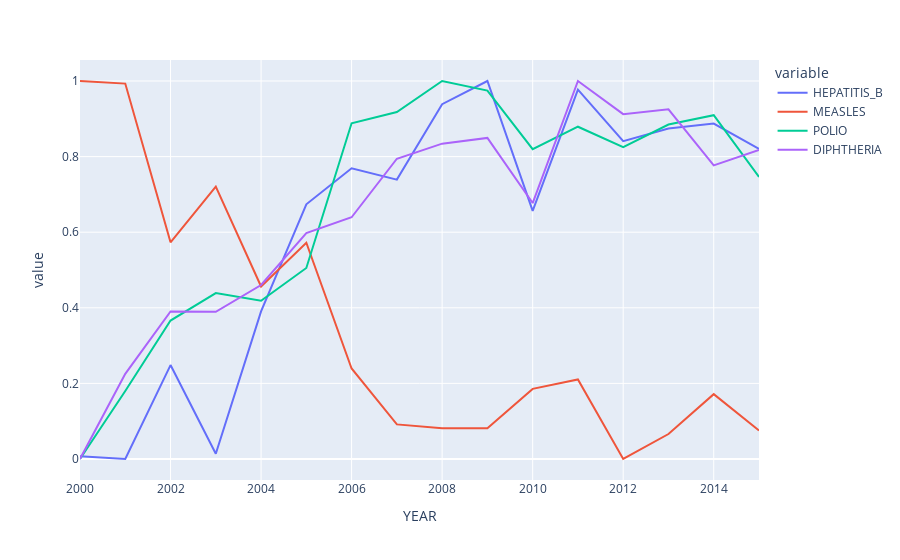

The code cell stored with this chart in its notebook:
### Code cell
px.line(scaled_year_data[dict['vaccine']])
# MEASLES의 경우, 백신 접종율인 다른 feature와 다르게 걸린 사람 수여서 좌하향이다.

### Figure 1 — Plotly figure (JSON) as saved in the notebook; plotly's stock layout.template omitted (floating-point values rounded to 4 significant figures)
{"data": [{"hovertemplate": "variable=HEPATITIS_B<br>YEAR=%{x}<br>value=%{y}<extra></extra>", "legendgroup": "HEPATITIS_B", "line": {"color": "#636efa", "dash": "solid"}, "mode": "lines", "name": "HEPATITIS_B", "orientation": "v", "showlegend": true, "type": "scatter", "x": [2000, 2001, 2002, 2003, 2004, 2005, 2006, 2007, 2008, 2009, 2010, 2011, 2012, 2013, 2014, 2015], "xaxis": "x", "y": [0.007501, 0, 0.2485, 0.0137, 0.3903, 0.6739, 0.7691, 0.7391, 0.9387, 1.0, 0.6565, 0.9771, 0.8409, 0.8741, 0.8874, 0.8205], "yaxis": "y"}, {"hovertemplate": "variable=MEASLES<br>YEAR=%{x}<br>value=%{y}<extra></extra>", "legendgroup": "MEASLES", "line": {"color": "#EF553B", "dash": "solid"}, "mode": "lines", "name": "MEASLES", "orientation": "v", "showlegend": true, "type": "scatter", "x": [2000, 2001, 2002, 2003, 2004, 2005, 2006, 2007, 2008, 2009, 2010, 2011, 2012, 2013, 2014, 2015], "xaxis": "x", "y": [1, 0.9931, 0.5733, 0.7207, 0.4565, 0.5721, 0.2395, 0.09158, 0.08155, 0.08137, 0.1855, 0.2103, 0, 0.06609, 0.1716, 0.0756], "yaxis": "y"}, {"hovertemplate": "variable=POLIO<br>YEAR=%{x}<br>value=%{y}<extra></extra>", "legendgroup": "POLIO", "line": {"color": "#00cc96", "dash": "solid"}, "mode": "lines", "name": "POLIO", "orientation": "v", "showlegend": true, "type": "scatter", "x": [2000, 2001, 2002, 2003, 2004, 2005, 2006, 2007, 2008, 2009, 2010, 2011, 2012, 2013, 2014, 2015], "xaxis": "x", "y": [0, 0.18, 0.3662, 0.4388, 0.4186, 0.5054, 0.8882, 0.9178, 1, 0.9746, 0.8196, 0.8791, 0.8249, 0.885, 0.9097, 0.7461], "yaxis": "y"}, {"hovertemplate": "variable=DIPHTHERIA<br>YEAR=%{x}<br>value=%{y}<extra></extra>", "legendgroup": "DIPHTHERIA", "line": {"color": "#ab63fa", "dash": "solid"}, "mode": "lines", "name": "DIPHTHERIA", "orientation": "v", "showlegend": true, "type": "scatter", "x": [2000, 2001, 2002, 2003, 2004, 2005, 2006, 2007, 2008, 2009, 2010, 2011, 2012, 2013, 2014, 2015], "xaxis": "x", "y": [0, 0.2254, 0.3905, 0.3893, 0.4603, 0.5978, 0.6396, 0.7943, 0.8343, 0.8494, 0.6771, 1, 0.9123, 0.925, 0.7767, 0.8177], "yaxis": "y"}], "layout": {"legend": {"title": {"text": "variable"}, "tracegroupgap": 0}, "margin": {"t": 60}, "xaxis": {"anchor": "y", "domain": [0, 1], "title": {"text": "YEAR"}}, "yaxis": {"anchor": "x", "domain": [0, 1], "title": {"text": "value"}}}}
